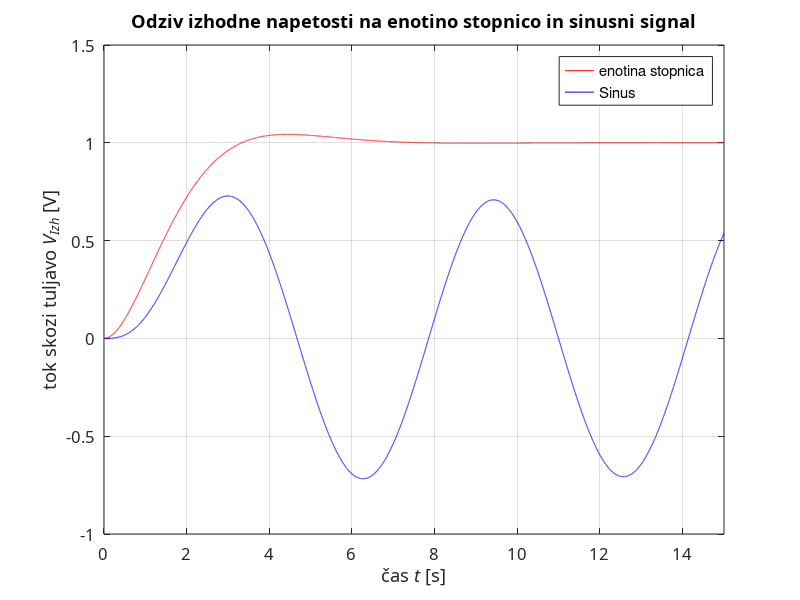

The MATLAB script that drew this image:
clear all; close all;

dt=0.0005; tz=0; tk=15;
t = tz:dt:tk;

#Vsneseni parametri
R1 = 1;
R2 = 1; 
C1 = 2 / sqrt(2); 
C2 = sqrt(2) / 2;

#konstante od DE
a2 = 1;
a1 = ((1/C1) * ((1/R1) + (1/R2)));
a0 = 1/(R1*R2*C1*C2);
b0 = 1/(R1*R2*C1*C2);
b1 = 0;

#Vhodni signal
#Generiranje stopnice in sinusa
vg1 = ones(size(t)); %stopnica
vg2 = sin(t);        %sinuts

s1 = -(a1/(2*a2) + sqrt((a1/(2*a2))^2 - (a0/a2)))
s2 = -(a1/(2*a2) - sqrt((a1/(2*a2))^2 - (a0/a2)))

hv = 1/a2/(s1-s2) * (exp(s1*t) - exp(s2*t));
dhv = 1/a2/(s1-s2) * (s1*exp(s1*t) - s2*exp(s2*t));

h = b1*dhv + b0*hv;

y1 = dt * conv(h, vg1); y2 = dt * conv(h, vg2);

plot(t, y1(1:(tk/dt+1)), 'r', t, y2(1:(tk/dt+1)), 'b');
axis([tz tk -1 1.5]);
legend("enotina stopnica", "Sinus")
set(gca, 'FontName', 'Times New Roman CE', 'FontSize', 12);
xlabel('čas {\itt} [s]');
ylabel('tok skozi tuljavo {\itV_{Izh}} [V]');
title('Odziv izhodne napetosti na enotino stopnico in sinusni signal');
grid on; 
